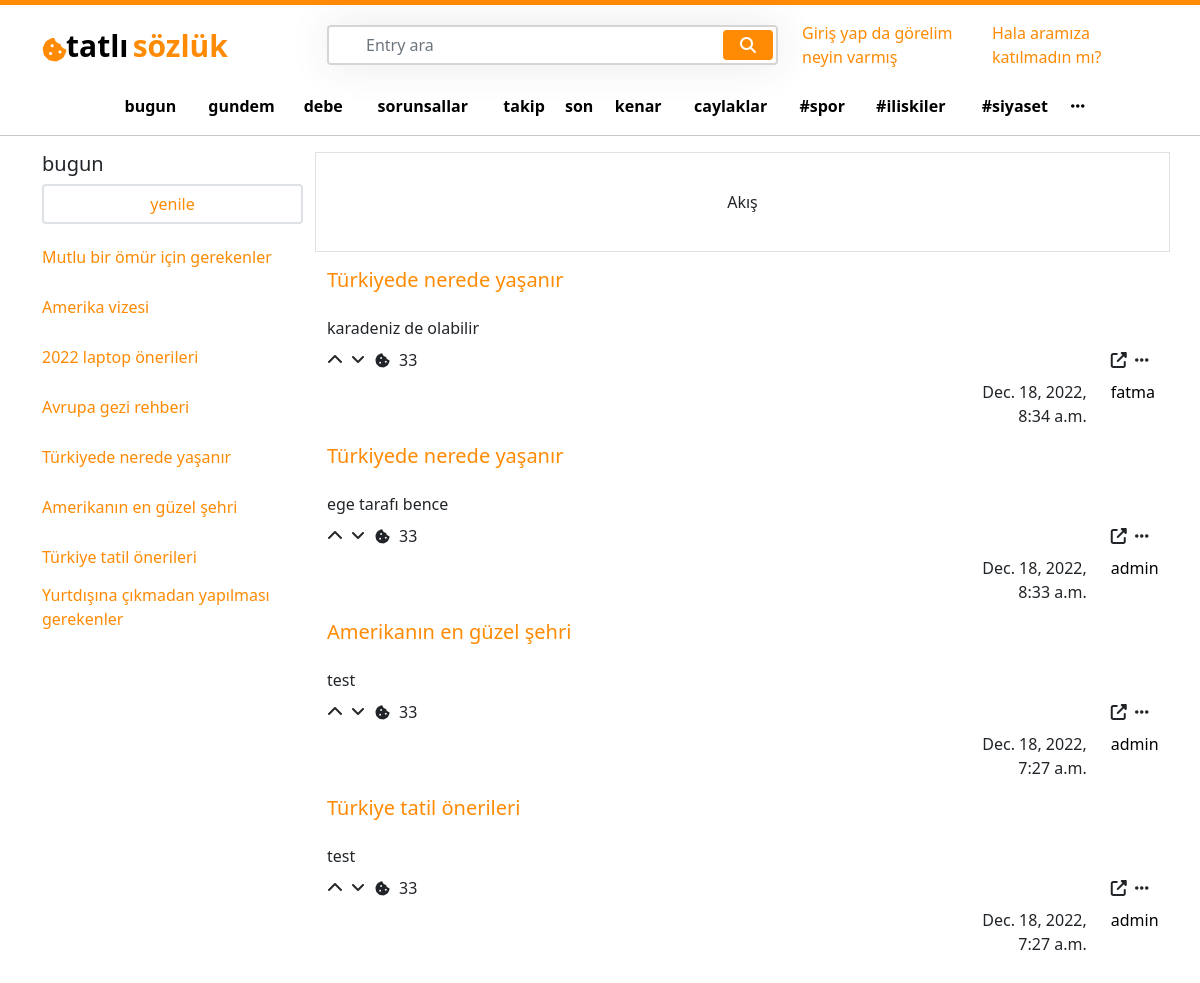
Page /?page=2 on the earlier database version.
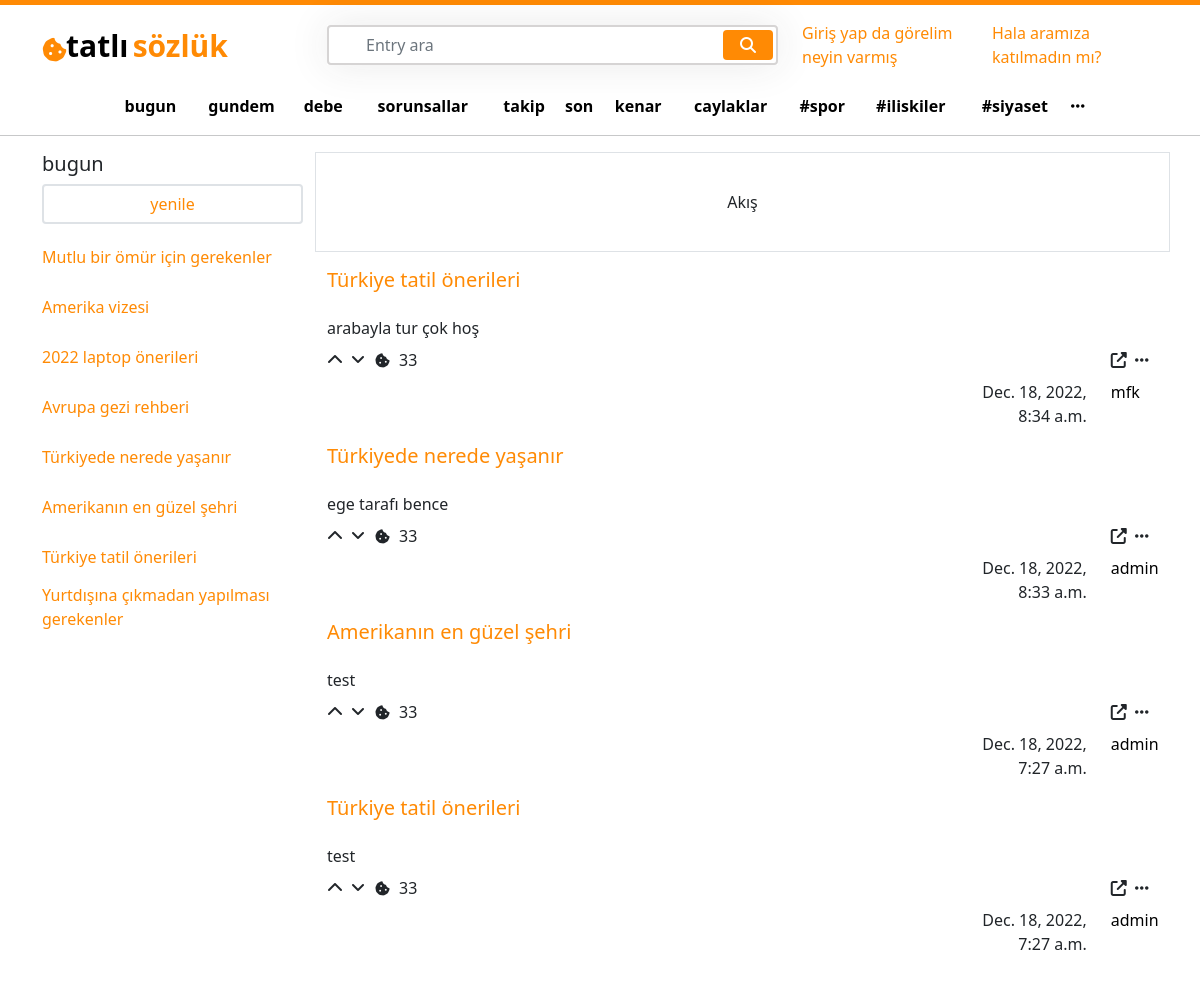
Same page on the later database version.
### entry/models.py (models this page shows, shortened)
class Entry(models.Model):
    user = models.ForeignKey(User, on_delete=models.CASCADE)
    entry_slug =  models.CharField(max_length=85, blank=True, null=True)
    entry_name =  models.CharField(max_length=85, blank=True, null=True)
    created_at = models.DateTimeField(auto_now_add=True)
    updated_at = models.DateTimeField(auto_now=True)
    def __str__(self):
        return self.entry_name

class EntryComments(models.Model):
    comment_body =  models.CharField(max_length=85, blank=True, null=True)
    commented_entry = models.ForeignKey(Entry, on_delete=models.CASCADE)
    likes_to_the_comment = models.PositiveIntegerField(default=0)
    writer = models.ForeignKey(User, on_delete=models.CASCADE, null=True)
    created_at = models.DateTimeField(auto_now_add=True)

### user/models.py (models this page shows, shortened)
class User(AbstractBaseUser):
    email = models.EmailField(max_length=100, unique=True)
    username = models.CharField(max_length=50, unique=True)
    date_joined = models.DateTimeField(auto_now_add=True)
    last_login = models.DateTimeField(auto_now_add=True)
    created_date = models.DateTimeField(auto_now_add=True)
    modified_date = models.DateTimeField(auto_now=True)
    is_admin = models.BooleanField(default=True)
    is_staff = models.BooleanField(default=True)
    is_active = models.BooleanField(default=True)
    is_superadmin = models.BooleanField(default=True)
    USERNAME_FIELD = 'email'
    REQUIRED_FIELDS = ['username']
    objects = UserManager()

### homepage/views.py (the view)
# urls.py: path('', views.home, name='home'),
def home(request):
    all_entries = Entry.objects.all().order_by('-created_at')
    first_comment = EntryComments.objects.all().order_by('-created_at')
    paginator = Paginator(first_comment, 10) # Show 25 contacts per page.
    page_number = request.GET.get('page')
    page_obj = paginator.get_page(page_number)
    context = {
        'all_entries' : all_entries,
        'page_obj': page_obj
    }
    return render(request, 'home.html', context)

### templates/home.html (shortened to what this page needs)
{% extends 'base.html' %}
{% load static %}
{% block content %}
            <div class="col-lg-9 main_left">
                <div class="row">
                    <div class="col-lg-12 d-flex align-items-center justify-content-center border border-1" style="height: 100px;">
                        Akış
                    </div>
                    {% for i in page_obj %}
                    <div class="col-lg-12">
                        <div class="row mt-3">
                            <div class="col-lg-12 ">
                                <h5>
                                    <a href="">{{i.commented_entry}}</a>
                                </h5>
                            </div>
                            <div class="col-lg-12 mt-3">
                                <span>
                                        {{i.comment_body}}
                                </span>
                            </div>
                            <div class="col-lg-12 mt-2">
                                <div class="row justify-content-between">
                                    <div class="col-lg-3">
                                        <div class="row">
                                            <div class="col-lg-1">
                                                <i class="fa-solid fa-chevron-up"></i>
                                            </div>
                                            <div class="col-lg-1">
                                                <i class="fa-solid fa-angle-down"></i>
                                            </div>
                                            <div class="col-lg-1">
                                                <i class="fa-solid fa-cookie-bite"style="font-size:15px ;"></i>
                                            </div>
                                            <div class="col-lg-1">
                                                <span>33</span>
                                            </div>
                                        </div>
                                    </div>
                                    <div class="col-lg-1">
                                        <div class="row justify-content-start">
                                            <div class="col-lg-1">
                                                <i class="fa-solid fa-up-right-from-square"></i>
                                            </div>
                                            <div class="col-lg-1 ">
                                                <i class="fa-solid fa-ellipsis"></i>
                                            </div>
                                        </div>
                                    </div>
                                </div>
                            </div>
                            <div class="col-lg-12 mt-2">
                                <div class="row justify-content-end">
                                    <div class="col-lg-2 text-end">
                                        <div class="row">
                                            <div class="col-lg-12">
                                                <span> {{i.created_at}}</span>
                                            </div>
                                        </div>
                                    </div>
                                    <div class="col-lg-1">
                                        <a href="" style="color: black;">
                                            {{i.writer.username}}
                                        </a>
                                    </div>
                                </div>
                            </div>
                        </div>
                    </div>
                    {% endfor %}
            </div>
        </div>
    </div>
{% endblock %}

### templates/base.html (shortened to what the changed rows need)
{% load static %}
<!DOCTYPE html>
<html lang="en">
<head>
    <link href="https://cdn.jsdelivr.net/npm/bootstrap@5.1.3/dist/css/bootstrap.min.css" rel="stylesheet">
    <link rel="stylesheet" href="https://cdnjs.cloudflare.com/ajax/libs/font-awesome/6.2.1/css/all.min.css" />
    <link rel="stylesheet" href="{% static 'css/home.css' %}">
</head>
<body>
<div class="container">
    <div class="row">
        <div class="col-lg-3 main_left">
            <div class="col-lg-12 mt-2">
                <ul class='p-0 ul_left'>
                        {% for i in all_entries %}
                        <li class="li">
                            <a href="{% url 'entry_detail' i.entry_name %}">
                            {{i.entry_name}}
                            </a>
                        </li>
                        {% endfor %}
                </ul>
            </div>
        </div>
{% block content %}
{% endblock %}
</body>
</html>

Differences in the rows shown:
removed EntryComments: commented_entry "Türkiyede nerede yaşanır", comment_body "karadeniz de olabilir", created_at "Dec. 18, 2022, 8:34 a.m.", writer.username "fatma"
now on this page (row unchanged): EntryComments: commented_entry "Türkiye tatil önerileri", comment_body "arabayla tur çok hoş", created_at "Dec. 18, 2022, 8:34 a.m.", writer.username "mfk"
